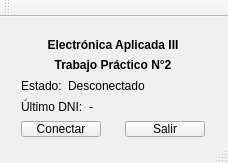
<?xml version="1.0" encoding="UTF-8"?>
<ui version="4.0">
 <class>VentanaPrincipal</class>
 <widget class="QMainWindow" name="VentanaPrincipal">
  <property name="geometry">
   <rect>
    <x>0</x>
    <y>0</y>
    <width>228</width>
    <height>163</height>
   </rect>
  </property>
  <property name="windowTitle">
   <string>VentanaPrincipal</string>
  </property>
  <widget class="QWidget" name="centralWidget">
   <widget class="QWidget" name="">
    <property name="geometry">
     <rect>
      <x>10</x>
      <y>10</y>
      <width>206</width>
      <height>121</height>
     </rect>
    </property>
    <layout class="QVBoxLayout" name="verticalLayout">
     <item>
      <widget class="QLabel" name="labTitulo">
       <property name="font">
        <font>
         <weight>75</weight>
         <bold>true</bold>
        </font>
       </property>
       <property name="text">
        <string>Electrónica Aplicada III</string>
       </property>
       <property name="alignment">
        <set>Qt::AlignCenter</set>
       </property>
      </widget>
     </item>
     <item>
      <widget class="QLabel" name="labTitulo_2">
       <property name="font">
        <font>
         <weight>75</weight>
         <bold>true</bold>
        </font>
       </property>
       <property name="frameShape">
        <enum>QFrame::NoFrame</enum>
       </property>
       <property name="text">
        <string>Trabajo Práctico N°2</string>
       </property>
       <property name="alignment">
        <set>Qt::AlignCenter</set>
       </property>
      </widget>
     </item>
     <item>
      <layout class="QHBoxLayout" name="horizontalLayout_3">
       <item>
        <widget class="QLabel" name="labTitulo_3">
         <property name="text">
          <string>Estado:</string>
         </property>
        </widget>
       </item>
       <item>
        <widget class="QLabel" name="labEstado">
         <property name="text">
          <string>Desconectado</string>
         </property>
        </widget>
       </item>
       <item>
        <spacer name="horizontalSpacer_2">
         <property name="orientation">
          <enum>Qt::Horizontal</enum>
         </property>
         <property name="sizeHint" stdset="0">
          <size>
           <width>40</width>
           <height>20</height>
          </size>
         </property>
        </spacer>
       </item>
      </layout>
     </item>
     <item>
      <layout class="QHBoxLayout" name="horizontalLayout_2">
       <item>
        <widget class="QLabel" name="labTitulo_4">
         <property name="text">
          <string>Último DNI:</string>
         </property>
        </widget>
       </item>
       <item>
        <widget class="QLabel" name="labDNI">
         <property name="text">
          <string>-</string>
         </property>
        </widget>
       </item>
       <item>
        <spacer name="horizontalSpacer_3">
         <property name="orientation">
          <enum>Qt::Horizontal</enum>
         </property>
         <property name="sizeHint" stdset="0">
          <size>
           <width>40</width>
           <height>20</height>
          </size>
         </property>
        </spacer>
       </item>
      </layout>
     </item>
     <item>
      <layout class="QHBoxLayout" name="horizontalLayout">
       <item>
        <widget class="QPushButton" name="btnConectar">
         <property name="text">
          <string>Conectar</string>
         </property>
        </widget>
       </item>
       <item>
        <spacer name="horizontalSpacer">
         <property name="orientation">
          <enum>Qt::Horizontal</enum>
         </property>
         <property name="sizeHint" stdset="0">
          <size>
           <width>40</width>
           <height>20</height>
          </size>
         </property>
        </spacer>
       </item>
       <item>
        <widget class="QPushButton" name="btnSalir">
         <property name="text">
          <string>Salir</string>
         </property>
        </widget>
       </item>
      </layout>
     </item>
    </layout>
   </widget>
  </widget>
  <widget class="QToolBar" name="mainToolBar">
   <attribute name="toolBarArea">
    <enum>TopToolBarArea</enum>
   </attribute>
   <attribute name="toolBarBreak">
    <bool>false</bool>
   </attribute>
  </widget>
  <widget class="QStatusBar" name="statusBar"/>
 </widget>
 <layoutdefault spacing="6" margin="11"/>
 <resources/>
 <connections/>
</ui>
